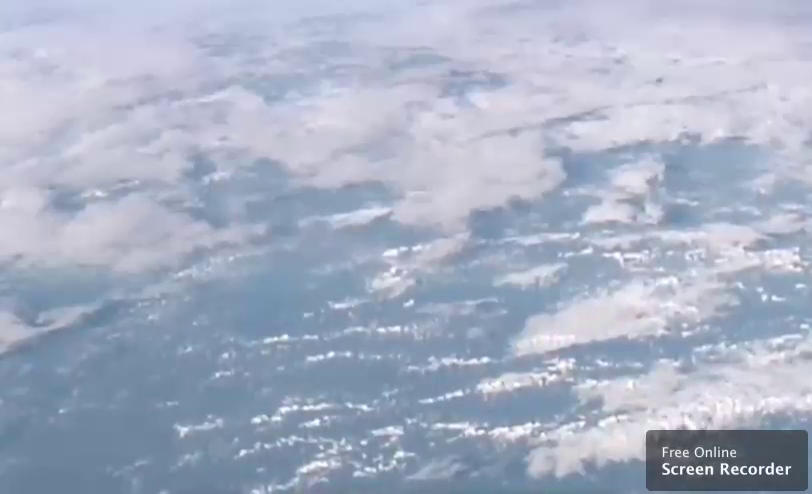
#> input picture frame 34 of video/Cloud1.mp4, 812 x 494 px, given in place of hncloud.mp4, which was not available
$ python Readvideo.py
#> lines starting #> are read from the running program, lines starting #| are printed output that depends on the picture; pictures that were not available may be replaced by others from this repository, and a replacement may not be noted
### CloudDetect.py
import numpy as np
import cv2
import matplotlib.image as mpimg
import matplotlib.pyplot as plt


def Kmean(frame):
    """ Detect Cloud in Frame
    input: frame
    output: frame with red pixel (cloud)
    """

    # img = cv2.imread('images/Cloud6.png')
    img = np.copy(frame)
    imgClone = np.copy(img)
    height, width, channel = img.shape

    Z = img.reshape((-1, 3))
    Z = np.float32(Z)

    iterations = 10
    epsilon = 1.0

    criteria = (cv2.TERM_CRITERIA_EPS +
                cv2.TERM_CRITERIA_MAX_ITER, iterations, epsilon)
    K = 2
    ret, label, center = cv2.kmeans(
        Z, K, None, criteria, 10, cv2.KMEANS_RANDOM_CENTERS)

    center = np.uint8(center)
    res = center[label.flatten()]
    res2 = res.reshape((img.shape))

	# Sort by grayScale
    # newCenter = center.reshape((1, -1, 3))
    # grayCenter = cv2.cvtColor(newCenter, cv2.COLOR_BGR2GRAY)
    # cloudPixel = center[np.argsort(grayCenter)[0][0]]

	# Take Cloud mean
    cloudMean = np.mean(center, axis=0)
    cloudPixel = cloudMean
    print(cloudMean)

    return cloudPixel


def CloudThreshold(frame, threshold):

    img = np.copy(frame)
    # print(threshold)
    img[np.where((img >= threshold).all(axis=2))] = [0, 33, 166]

    return img

### Readvideo.py
import cv2
import numpy as np
from CloudDetect import *
from multiprocessing import Process

# Create a VideoCapture object
cap = cv2.VideoCapture('video/hncloud.mp4')

# Check if camera opened successfully
if (cap.isOpened() == False):
    print("Unable to read camera feed")

# Default resolutions of the frame are obtained.The default resolutions are system dependent.
# We convert the resolutions from float to integer.
frame_width = int(cap.get(3))
frame_height = int(cap.get(4))

# Define the codec and create VideoWriter object.The output is stored in 'outpy.avi' file.
# out = cv2.VideoWriter('outpy.avi', cv2.VideoWriter_fourcc(
#     'M', 'J', 'P', 'G'), 10, (frame_width, frame_height))
count = 0

while(True):
    ret, frame = cap.read()
#> frame is the input picture: shape (494, 812, 3); mean B, G, R 196.1, 176.2, 167.1

    if ret == True:

        # Write the frame into the file 'output.avi'
        # out.write(frame)
        # Cloud Detect
        if (count < 1):
            threshold = Kmean(frame)
#> in Kmean, `ret, label, center = cv2.kmeans( Z, K, None, criteria, 10, cv2.KMEANS_..`: ret = 339196227.1; center = [[217, 199, 196.5], [170.2, 148.1, 130.7]]
#> in Kmean, `center = np.uint8(center)`: center = [[217, 199, 196], [170, 148, 130]]
#> in Kmean, `res2 = res.reshape((img.shape))`:
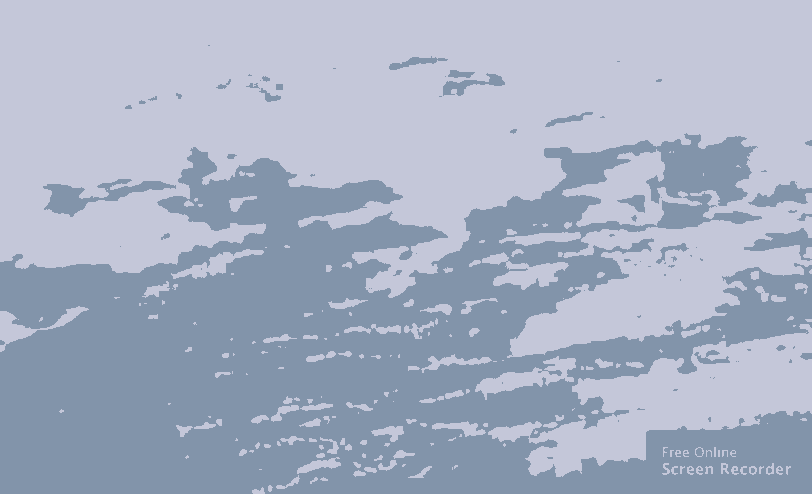
#> res2: shape (494, 812, 3); mean B, G, R 196, 176.2, 166.5
#> in Kmean, `cloudMean = np.mean(center, axis=0)`: cloudMean = [193.5, 173.5, 163]
#| [193.5 173.5 163. ]
#> threshold = [193.5, 173.5, 163]
        # [4 lines of commented-out code are left out]
        CloudFrame = CloudThreshold(frame, threshold)
#> in CloudThreshold, `img[np.where((img >= threshold).all(axis=2))] = [0, 33, 166]`:
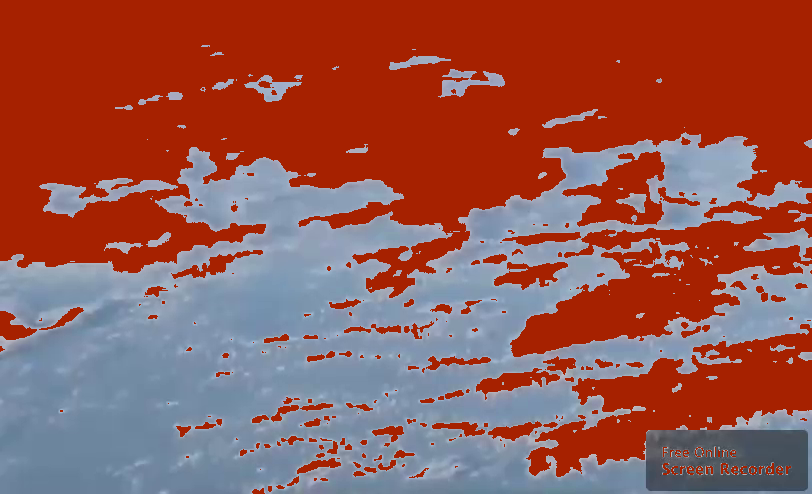
#> img: shape (494, 812, 3); mean B, G, R 80.7, 87.8, 150.3

        count += 1

        # Display the resulting frame
        cv2.imshow('frame', CloudFrame)
        cv2.imshow('frame2', frame)

        # Press Q on keyboard to stop recording
        if cv2.waitKey(1) & 0xFF == ord('q'):
#> (key q is pressed here)
            break

    # Break the loop
    else:
        break

# When everything done, release the video capture and video write objects
cap.release()
#> (the run stopped early here; a loop or call above may not have finished)

$ run again, starting later in the video
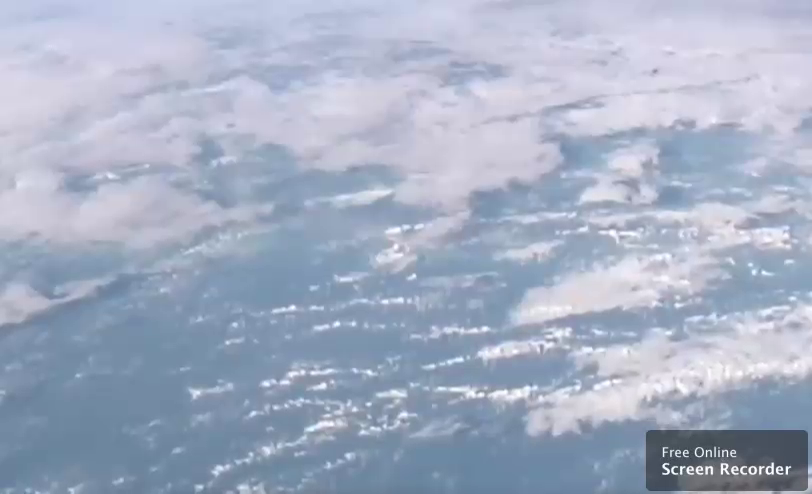
#> input picture frame 156 of video/Cloud1.mp4, 812 x 494 px, given in place of hncloud.mp4, which was not available
#> frame is the input picture: shape (494, 812, 3); mean B, G, R 195.7, 175.2, 165
#> in Kmean, `ret, label, center = cv2.kmeans( Z, K, None, criteria, 10, cv2.KMEANS_..`: ret = 328583690.9; center = [[217.9, 199.4, 196.6], [171.2, 148.4, 130.2]]
#> in Kmean, `center = np.uint8(center)`: center = [[217, 199, 196], [171, 148, 130]]
#> in Kmean, `res2 = res.reshape((img.shape))`:
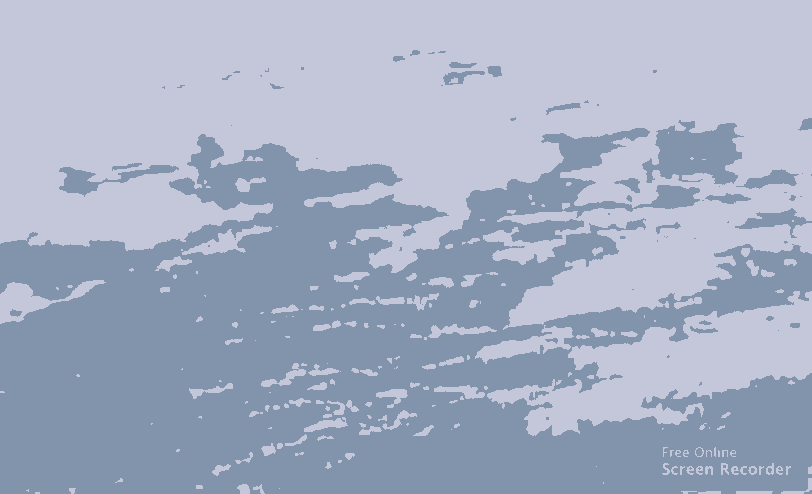
#> res2: shape (494, 812, 3); mean B, G, R 195.1, 174.8, 164.6
#> cloudMean = [194, 173.5, 163]
#| [194.  173.5 163. ]
#> in CloudThreshold, `img[np.where((img >= threshold).all(axis=2))] = [0, 33, 166]`:
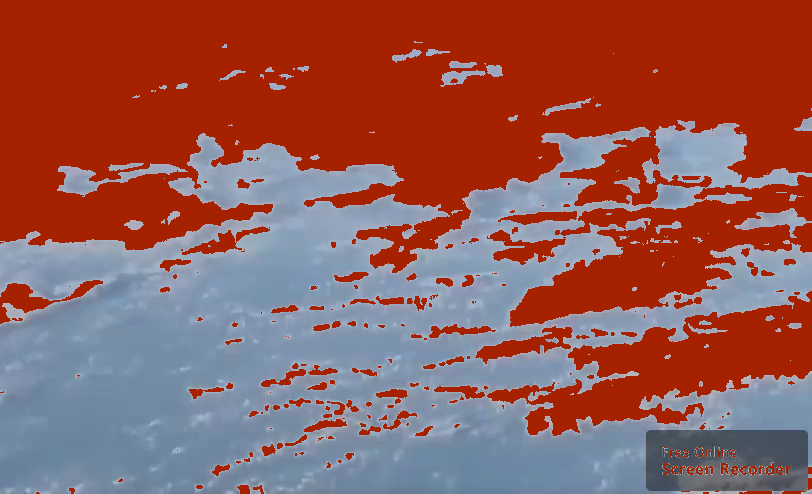
#> img: shape (494, 812, 3); mean B, G, R 85.3, 90.8, 149

$ run again, starting later in the video
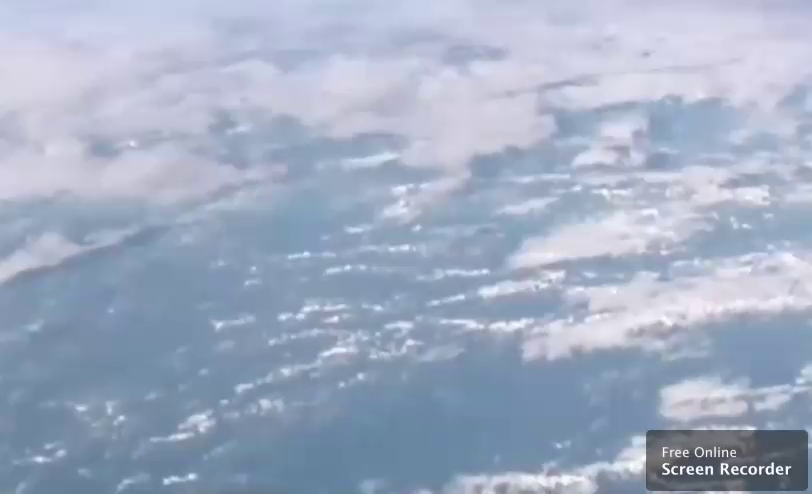
#> input picture frame 277 of video/Cloud1.mp4, 812 x 494 px, given in place of hncloud.mp4, which was not available
#> frame is the input picture: shape (494, 812, 3); mean B, G, R 195.2, 173.3, 161.3
#> in Kmean, `ret, label, center = cv2.kmeans( Z, K, None, criteria, 10, cv2.KMEANS_..`: ret = 321657523.6; center = [[173.3, 149.4, 130.3], [219.5, 199.9, 195.9]]
#> in Kmean, `center = np.uint8(center)`: center = [[173, 149, 130], [219, 199, 195]]
#> in Kmean, `res2 = res.reshape((img.shape))`:
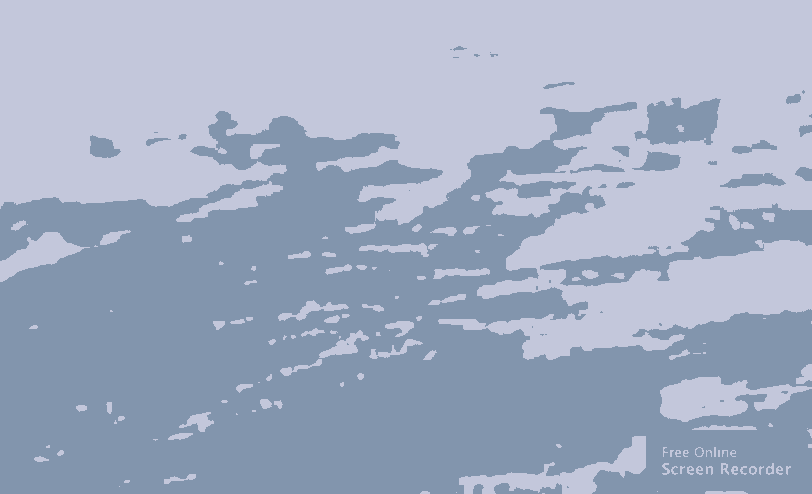
#> res2: shape (494, 812, 3); mean B, G, R 194.8, 172.7, 160.8
#> cloudMean = [196, 174, 162.5]
#| [196.  174.  162.5]
#> in CloudThreshold, `img[np.where((img >= threshold).all(axis=2))] = [0, 33, 166]`:
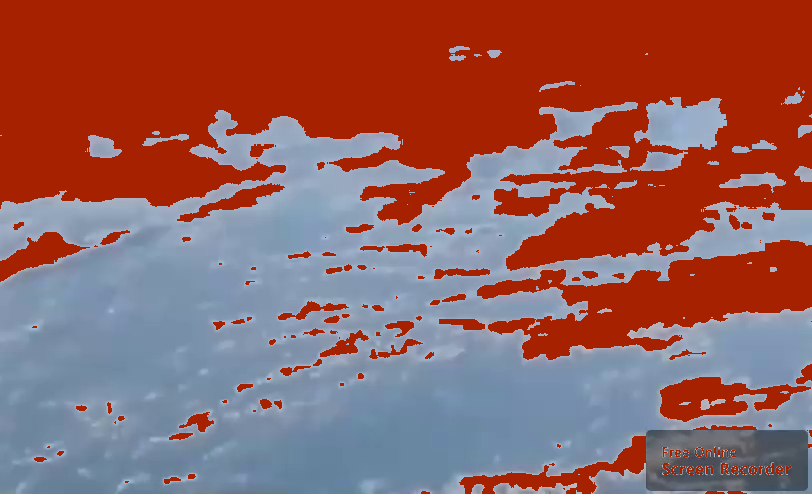
#> img: shape (494, 812, 3); mean B, G, R 94.4, 96.6, 147.2
